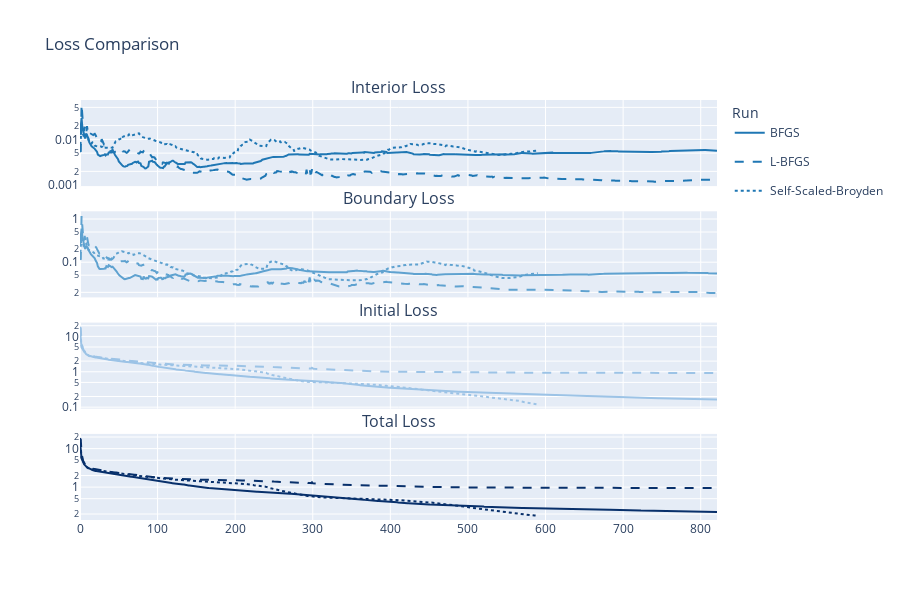

The notebook cell this image was saved under:
### Code cell
compare_loss_histories(
    [bfgs_state,lbfgs_state, ssbroyden_state],
    ["BFGS", "L-BFGS", "Self-Scaled-Broyden"],
    smooth=False,
)

### Figure 1 — Plotly figure (JSON) as saved in the notebook; plotly's stock layout.template omitted (floating-point values rounded to 4 significant figures; data arrays with more than 128 entries replaced by an {"elided": "..."} marker saying what was removed)
{"data": [{"legendgroup": "BFGS", "line": {"color": "#1f77b4", "dash": "solid"}, "mode": "lines", "name": "BFGS", "showlegend": true, "type": "scatter", "x": {"elided": "822 int values"}, "xaxis": "x", "y": {"elided": "822 float values"}, "yaxis": "y"}, {"legendgroup": "BFGS", "line": {"color": "#5fa2d0", "dash": "solid"}, "mode": "lines", "name": "BFGS", "showlegend": false, "type": "scatter", "x": {"elided": "822 int values"}, "xaxis": "x2", "y": {"elided": "822 float values"}, "yaxis": "y2"}, {"legendgroup": "BFGS", "line": {"color": "#9cc3e6", "dash": "solid"}, "mode": "lines", "name": "BFGS", "showlegend": false, "type": "scatter", "x": {"elided": "822 int values"}, "xaxis": "x3", "y": {"elided": "822 float values"}, "yaxis": "y3"}, {"legendgroup": "BFGS", "line": {"color": "#08306B", "dash": "solid"}, "mode": "lines", "name": "BFGS", "showlegend": false, "type": "scatter", "x": {"elided": "822 int values"}, "xaxis": "x4", "y": {"elided": "822 float values"}, "yaxis": "y4"}, {"legendgroup": "L-BFGS", "line": {"color": "#1f77b4", "dash": "dash"}, "mode": "lines", "name": "L-BFGS", "showlegend": true, "type": "scatter", "x": {"elided": "822 int values"}, "xaxis": "x", "y": {"elided": "2000 float values"}, "yaxis": "y"}, {"legendgroup": "L-BFGS", "line": {"color": "#5fa2d0", "dash": "dash"}, "mode": "lines", "name": "L-BFGS", "showlegend": false, "type": "scatter", "x": {"elided": "822 int values"}, "xaxis": "x2", "y": {"elided": "2000 float values"}, "yaxis": "y2"}, {"legendgroup": "L-BFGS", "line": {"color": "#9cc3e6", "dash": "dash"}, "mode": "lines", "name": "L-BFGS", "showlegend": false, "type": "scatter", "x": {"elided": "822 int values"}, "xaxis": "x3", "y": {"elided": "2000 float values"}, "yaxis": "y3"}, {"legendgroup": "L-BFGS", "line": {"color": "#08306B", "dash": "dash"}, "mode": "lines", "name": "L-BFGS", "showlegend": false, "type": "scatter", "x": {"elided": "822 int values"}, "xaxis": "x4", "y": {"elided": "2000 float values"}, "yaxis": "y4"}, {"legendgroup": "Self-Scaled-Broyden", "line": {"color": "#1f77b4", "dash": "dot"}, "mode": "lines", "name": "Self-Scaled-Broyden", "showlegend": true, "type": "scatter", "x": {"elided": "822 int values"}, "xaxis": "x", "y": {"elided": "591 float values"}, "yaxis": "y"}, {"legendgroup": "Self-Scaled-Broyden", "line": {"color": "#5fa2d0", "dash": "dot"}, "mode": "lines", "name": "Self-Scaled-Broyden", "showlegend": false, "type": "scatter", "x": {"elided": "822 int values"}, "xaxis": "x2", "y": {"elided": "591 float values"}, "yaxis": "y2"}, {"legendgroup": "Self-Scaled-Broyden", "line": {"color": "#9cc3e6", "dash": "dot"}, "mode": "lines", "name": "Self-Scaled-Broyden", "showlegend": false, "type": "scatter", "x": {"elided": "822 int values"}, "xaxis": "x3", "y": {"elided": "591 float values"}, "yaxis": "y3"}, {"legendgroup": "Self-Scaled-Broyden", "line": {"color": "#08306B", "dash": "dot"}, "mode": "lines", "name": "Self-Scaled-Broyden", "showlegend": false, "type": "scatter", "x": {"elided": "822 int values"}, "xaxis": "x4", "y": {"elided": "591 float values"}, "yaxis": "y4"}], "layout": {"annotations": [{"font": {"size": 16}, "showarrow": false, "text": "Interior Loss", "x": 0.5, "xanchor": "center", "xref": "paper", "y": 1, "yanchor": "bottom", "yref": "paper"}, {"font": {"size": 16}, "showarrow": false, "text": "Boundary Loss", "x": 0.5, "xanchor": "center", "xref": "paper", "y": 0.735, "yanchor": "bottom", "yref": "paper"}, {"font": {"size": 16}, "showarrow": false, "text": "Initial Loss", "x": 0.5, "xanchor": "center", "xref": "paper", "y": 0.47, "yanchor": "bottom", "yref": "paper"}, {"font": {"size": 16}, "showarrow": false, "text": "Total Loss", "x": 0.5, "xanchor": "center", "xref": "paper", "y": 0.205, "yanchor": "bottom", "yref": "paper"}], "height": 600, "legend": {"title": {"text": "Run"}}, "title": {"text": "Loss Comparison"}, "width": 900, "xaxis": {"anchor": "y", "domain": [0, 1], "matches": "x4", "showticklabels": false}, "xaxis2": {"anchor": "y2", "domain": [0, 1], "matches": "x4", "showticklabels": false}, "xaxis3": {"anchor": "y3", "domain": [0, 1], "matches": "x4", "showticklabels": false}, "xaxis4": {"anchor": "y4", "domain": [0, 1]}, "yaxis": {"anchor": "x", "domain": [0.795, 1], "type": "log"}, "yaxis2": {"anchor": "x2", "domain": [0.53, 0.735], "type": "log"}, "yaxis3": {"anchor": "x3", "domain": [0.265, 0.47], "type": "log"}, "yaxis4": {"anchor": "x4", "domain": [0, 0.205], "type": "log"}}}
